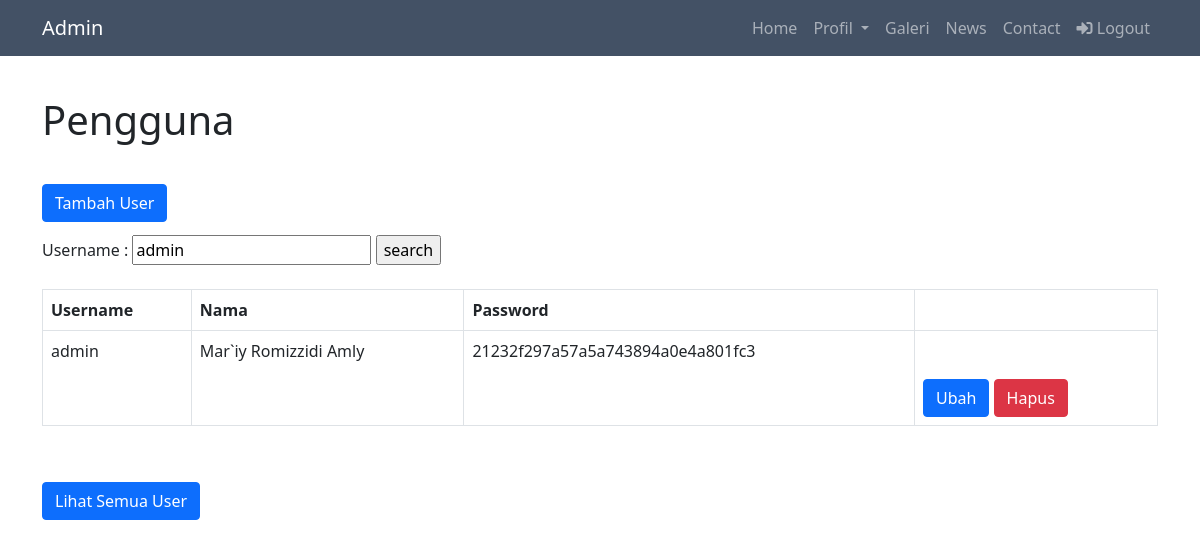
/CRUD/search-user.php?cari=admin (signed in), run on the app's committed database.
### tables this page shows
CREATE TABLE `user` (
  `id` int(20) NOT NULL,
  `username` char(20) NOT NULL,
  `password` varchar(60) DEFAULT NULL,
  `nama` varchar(30) DEFAULT NULL
);

### CRUD/crud.php (called while the page is built, shortened)
<?php
function readUser($sql) {
    $data = array();
    $koneksi = koneksiDatabase();
    $hasil = mysqli_query($koneksi, $sql);
    $i=0;
    while($baris = mysqli_fetch_assoc($hasil)) {
        $data[$i]['id']= $baris['id'];
        $data[$i]['username'] = $baris['username'];
        $data[$i]['password'] = $baris['password'];
        $data[$i]['nama']= $baris['nama'];
        $i++;
    }
    return $data;
}
function searchUserWithUsername($username) {
    $sql ="select * from user where username='$username'";
    $data = readUser($sql);
    return $data;
}

### CRUD/search-user.php (the view, shortened to what this page needs)
<?php
    include('crud.php');
    if (isset($_GET['cari'])) {
        $cari = $_GET['cari'];
        $data = searchUserWithUsername($cari);
?>
<!doctype html>
<html>
<?php require 'head.php';?>
<?php require 'header.php';?>
            <div class="content-header">
                <div class="container section">
                    <div class="row mb-2">
                        <div class="col-sm-6">
                            <h1 class="m-0">Pengguna</h1>
                            <a href="create-user.php" class="btn btn-primary" style="margin-bottom:5px;">Tambah User</a>
                        </div>
                    </div>
                </div>
            </div>
            <section class="content">
                <div class="container">
                    <div class="row">
                        <div class="col-md-12">
                            <div class="panel-body">
                                <div class="table-responsive">
                                    <form class="form-search" action="search-user.php" method="get">
                                    <label for="">Username :</label>
                                        <input type="text" name="cari"
                                            value="<?php if (isset($_GET['cari'])) {echo $_GET['cari']; } ?>">
                                        <input type="submit" value="search">
                                    </form>
                                    <br>
                                    <table class="table table-bordered table-hover">
                                        <thead>
                                            <tr>
                                                <th>Username</th>
                                                <th>Nama</th>
                                                <th>Password</th>
                                                <th></th>
                                            </tr>
                                        </thead>
                                        <?php
                                        if ($data == null) {
                                            echo "<p style='color:red;'>User tidak ditemukan!</p>";
                                        } else {
                                        ?>
                                        <tbody>
                                        <?php
                                            foreach ($data as $user) {
                                                $username = $user['username'];
                                                $password = $user['password'];
                                                $nama = $user['nama'];
                                                echo "
                                                <tr>
                                                    <td>$username</td>
                                                    <td>$nama</td>
                                                    <td>$password</td>
                                                    <td>
                                                    <a href='update-user.php?&username=$username'
                                                        class='btn btn-primary'>Ubah</a>
                                                    <a href='hapus-user.php?&username=$username'
                                                        class='btn btn-danger'
                                                        onclick='return confirm('yakin data dihapus');'>Hapus</a>
                                                </tr>
                                                ";
                                            }
                                                echo '</table>';
                                        }
                                    }
                                    ?>
                                </div>
                            </div>
                            <a href="user.php" class='btn btn-primary'>Lihat Semua User</a>
                        </div>
                    </div>
                </div>
            </section>
</body>
</html>

### CRUD/style.css (style rules this page uses)
.container .btn { margin-top: 40px; }
.section { margin-top: 40px; }

### data on the page
user: username "admin", nama "Mar`iy Romizzidi Amly", password "21232f297a57a5a743894a0e4a801fc3"
